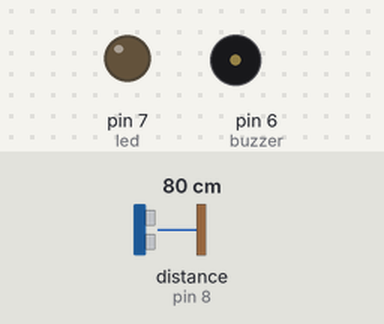
A program run on a simulated Arduino Uno, built with avr-gcc and run on an emulated ATmega328P. Parts: output pins drawn as LEDs (lit = HIGH), buzzer (waves = sounding). Wiring (inferred from the names in the program): ultrasonic range finder: trigger pin 9; echo pin 8. Dashed ring = blinking. The test bench sets the inputs (shaded band); at power-on: distance to the obstacle (sensor on pin 8) 80 cm. The echo pulse lasts 58.3 µs per cm; pins used as bus, display or sensor lines are not drawn.

Above: at 1.2 s.
1.3 s: distance to the obstacle (sensor on pin 8) set to 13 cm
2.8 s: distance to the obstacle (sensor on pin 8) set to 10 cm
At 2.9 s:
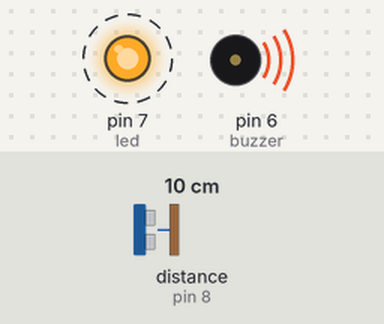
5.8 s: distance to the obstacle (sensor on pin 8) set to 6 cm
8.8 s: distance to the obstacle (sensor on pin 8) set to 3 cm
At 10.0 s:
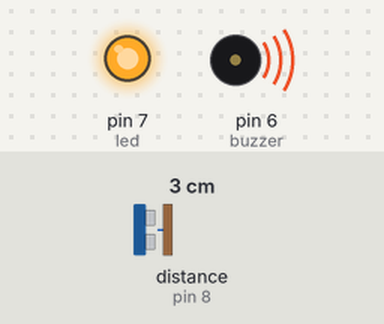
10.3 s: distance to the obstacle (sensor on pin 8) set to 9 cm
At 10.8 s:
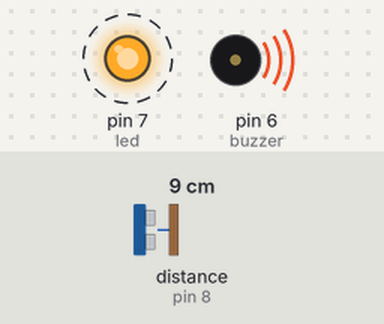
Timing chart, 0 to 14.3 s (numbered marks = the images above; inputs shaded):
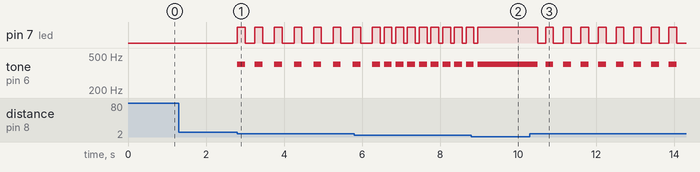

Measured:
- the behaviour switches between 12 and 11 cm on distance to the obstacle (sensor on pin 8) (found by bisection; images 0 and 1)
- the behaviour switches between 5 and 4 cm on distance to the obstacle (sensor on pin 8) (found by bisection; images 1 and 2)
- after the input at 1.3 s, every drawn part: stays the same
- after the input at 2.8 s, pin 7 (led): alternates HIGH for 0.20 s and LOW for 0.30 s, starting at once; tone on pin 6 (buzzer): alternates 400 Hz for 0.20 s and silent for 0.30 s, starting at once
- after the input at 8.8 s, pin 7 (led): goes on until 9.0 s, then stays HIGH; tone on pin 6 (buzzer): goes on until 9.0 s, then stays 400 Hz
- after the input at 10.3 s, pin 7 (led): alternates HIGH for 0.20 s and LOW for 0.25 s, starting after 0.20 s; tone on pin 6 (buzzer): alternates 400 Hz for 0.20 s and silent for 0.25 s, starting after 0.20 s

The program:

main.cpp
```cpp
/**
 *
 *****************************************************************
 * IOT Challenges - https://instagram.com/iotchallenges          *
 *****************************************************************
 * Evandro Fruhauf                                               *
 *  GitHub - https://github.com/evandrodp                        *
 *  LinkedIn - http://linkedin.com/in/evandrofruhauf             *
 *****************************************************************
 * This code can contain parts from other open-sources projects, *
 * whenever possible it will be quoted.                          *
 *****************************************************************
 *
 * Ultrasonic Sensor
 *
 * Challenge: Use the ultrasonic sensor to simulate a park assistant
 *
 * This code uses Servo library.
 * Source base: https://create.arduino.cc/projecthub/onyx/ultrasonic-sensor-alarm-1ec0f3
 *
**/
#include <Arduino.h>

// define Ultrasonic pins
#define sensorEcho 8
#define sensorTrig 9

//define buzzer and led
int buzzer = 6;
int led = 7;

//initialise vars
int durationSensor, distance, delayms;
int durationBuzzer = 200;

int readDistance();

void setup() {
  // Define the output and input objects(devices)
  pinMode(sensorEcho, INPUT);
  pinMode(sensorTrig, OUTPUT);
  pinMode(buzzer, OUTPUT);
  pinMode(led, OUTPUT);
}

void loop() {
  distance = readDistance();
  // Ignore distance above 10 and below 0 cm
  if (distance > 10 || distance <= 0) {
    digitalWrite(buzzer,LOW);
    digitalWrite(led,LOW);
  } else {
    // turn the led on
    digitalWrite(led, HIGH);
    // play the buzzer
    tone(buzzer, 400, durationBuzzer);
    delayms = distance * 50;
    if (delayms >= durationBuzzer) {
      delay(durationBuzzer);
      digitalWrite(led, LOW);
      delay(delayms-durationBuzzer);
    }
  }
}

int readDistance() {
  digitalWrite(sensorTrig, HIGH);
  delayMicroseconds(10);
  digitalWrite(sensorTrig, LOW);
  durationSensor = pulseIn(sensorEcho, HIGH);
  return (durationSensor/2) / 29.1;
}
```
